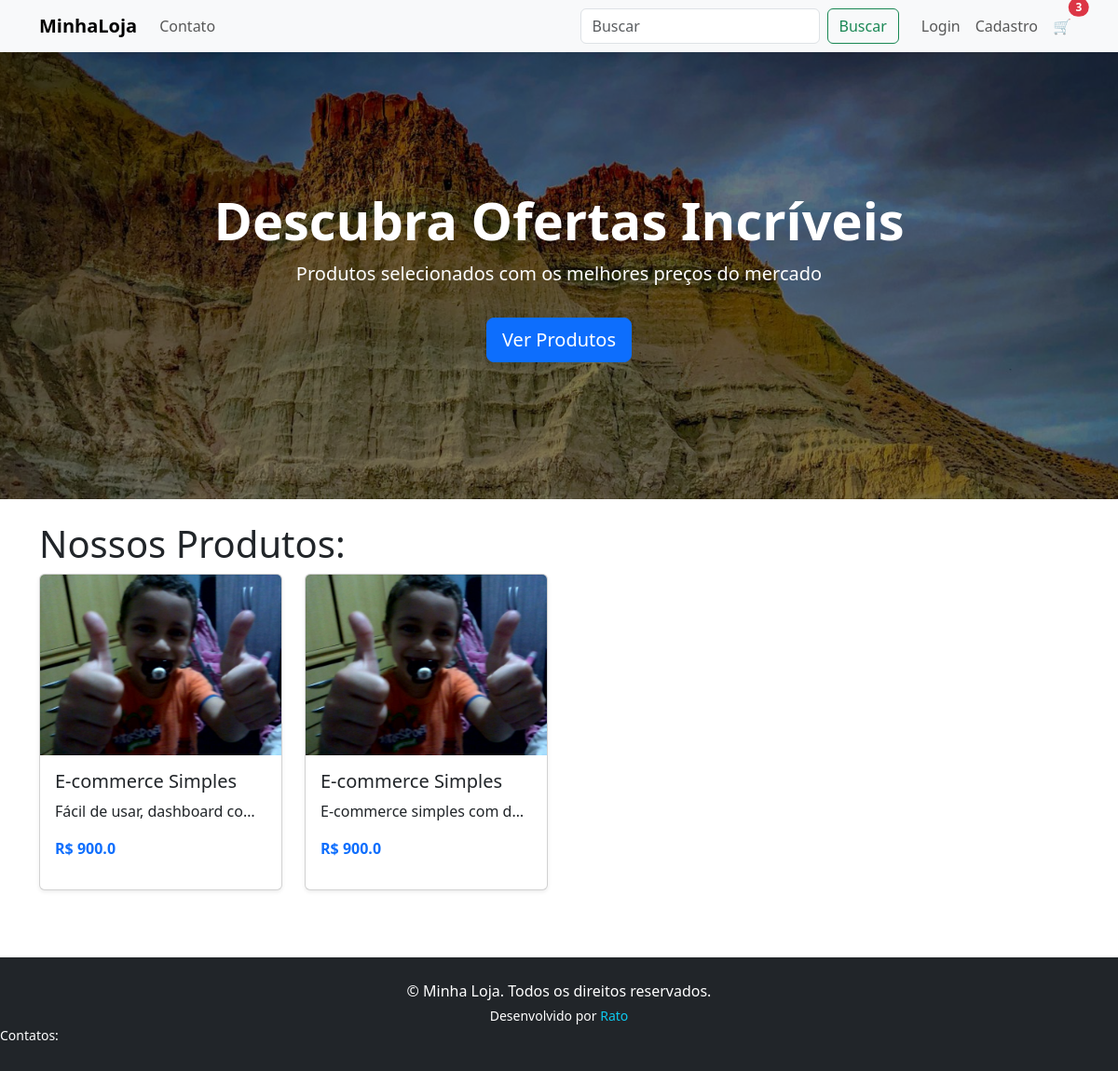
Before: / with the older database file.
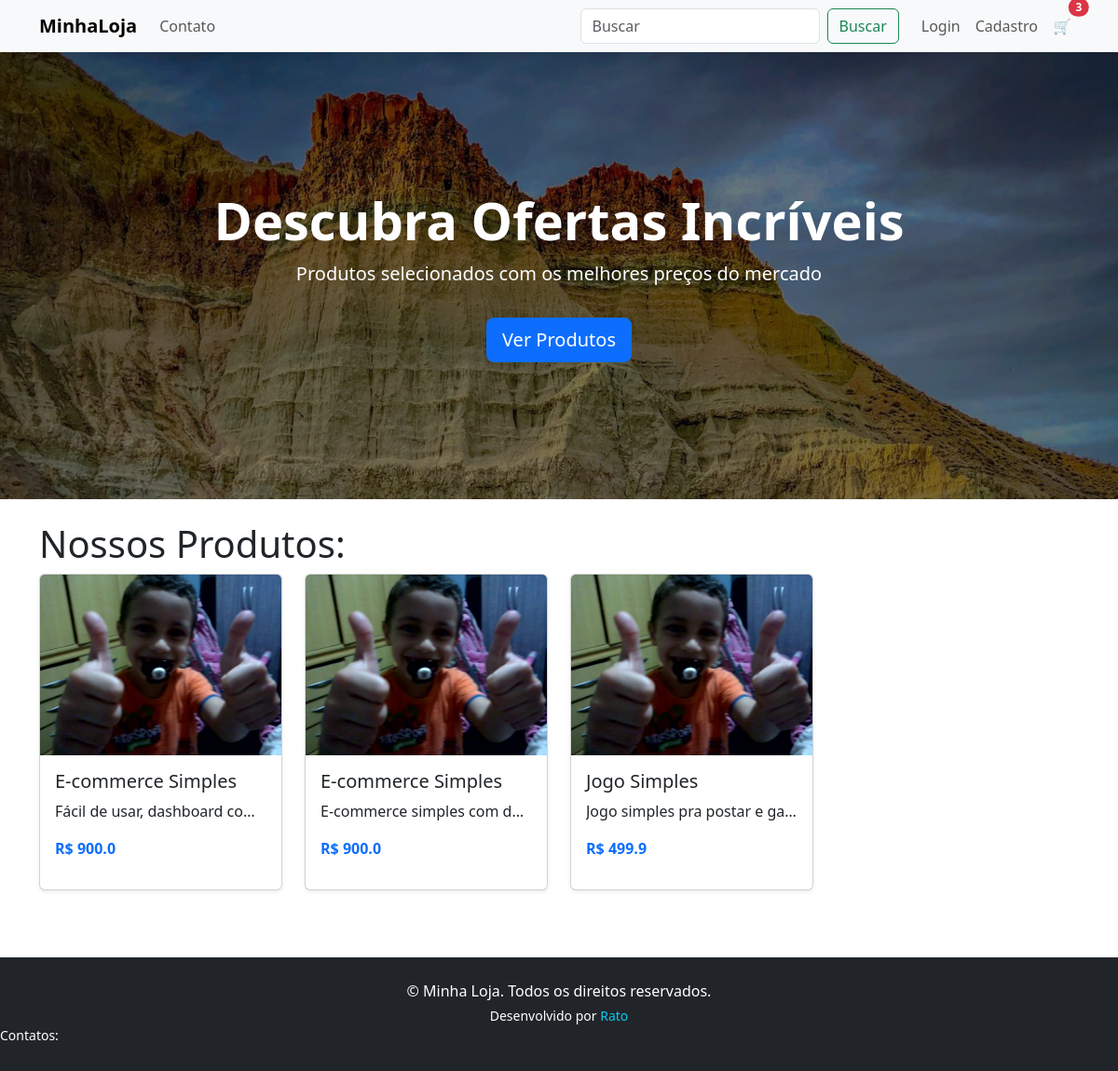
After: the same page with the newer database file.
### Application/models.py (models this page shows, shortened)
class Product(models.Model):
    id = models.AutoField(primary_key=True)
    name = models.CharField(max_length=50)
    sku = models.CharField(max_length=50, unique=True)
    price = models.FloatField()
    image = models.ImageField(upload_to=product_main_path)
    description = models.TextField(blank=True)

### Application/views.py (the view)
# urls.py: path('', views.home, name='home'),
def home(request):
    products = Product.objects.all()
    return render(request, 'App/home.html', context={'products': products})

### Application/templates/App/home.html (shortened to what this page needs)
{% extends 'App/layout.html' %}
{% load static %}
{% block head %}
    <link rel="stylesheet" href="{% static 'App/css/home.css' %}">
{% endblock head %}
{% block content %}
    <section class="main-banner">
        <div class="main-banner-content">
        <h1 class="display-4 fw-bold">Descubra Ofertas Incríveis</h1>
        <p class="lead">Produtos selecionados com os melhores preços do mercado</p>
        <a href="#" class="btn btn-primary btn-lg mt-3">Ver Produtos</a>
        </div>
    </section>
    <section class="container py-4">
        <h1>Nossos Produtos:</h1>
        <div class="row g-4">
            {% for product in products %}
                <article class="col-12 col-sm-6 col-md-4 col-lg-3">
                <div class="card h-100 shadow-sm position-relative product-card">
                    <img src="{{ product.image.url }}" class="card-img-top" alt="{{ product.name }}">
                    <div class="card-body d-flex flex-column">
                    <h3 class="card-title h5">{{ product.name }}</h3>
                    <p class="card-text text-truncate">{{ product.description }}</p>
                    <p class="fw-bold text-primary">R$ {{ product.price }}</p>
                    </div>
                </div>
                </article>
            {% endfor %}
        </div>
    </section>
{% endblock content %}

### Application/templates/App/layout.html (shortened to what this page needs)
<!DOCTYPE html>
<html lang="en">
<head>
    <link href="https://cdn.jsdelivr.net/npm/bootstrap@5.3.3/dist/css/bootstrap.min.css" rel="stylesheet">
    {% block head %} {% endblock head %}
</head>
<body>
    <nav class="navbar navbar-expand-lg navbar-light bg-light shadow-sm">
        <div class="container">
            <a class="navbar-brand fw-bold" href="{% url 'App:home' %}">MinhaLoja</a>
            <div class="collapse navbar-collapse" id="navbarContent">
                <ul class="navbar-nav me-auto mb-2 mb-lg-0">
                    <li class="nav-item">
                        <a class="nav-link" href="#">Contato</a>
                    </li>
                </ul>
                <form class="d-flex me-3" role="search">
                    <input class="form-control me-2" type="search" placeholder="Buscar" aria-label="Buscar">
                    <button class="btn btn-outline-success" type="submit">Buscar</button>
                </form>
                <ul class="navbar-nav mb-2 mb-lg-0">
                    {% if user.is_authenticated %}
                        <li class="nav-item">
                            <a class="nav-link" href="{% url 'App:logout' %}">Logout</a>
                        </li>
                    {% else %}
                        <li class="nav-item">
                            <a class="nav-link" href="{% url 'App:login' %}">Login</a>
                        </li>
                        <li class="nav-item">
                            <a class="nav-link" href="{% url 'App:register' %}">Cadastro</a>
                        </li>
                    {% endif %}
                    <li class="nav-item">
                        <a class="nav-link position-relative" href="{% url 'App:cart_detail' %}">
                            🛒
                            <span
                                class="position-absolute top-0 start-100 translate-middle badge rounded-pill bg-danger">
                                3
                            </span>
                        </a>
                    </li>
                </ul>
            </div>
        </div>
    </nav>
    {% block content %}
    {% endblock content %}
    <footer class="bg-dark text-white mt-5 py-4">
        <div class="container text-center">
            <p class="mb-1">&copy; {{ now|date:"Y" }} Minha Loja. Todos os direitos reservados.</p>
            <p class="small mb-0">
                Desenvolvido por <a href="https://github.com/Rato7/" target="_blank" class="text-info text-decoration-none">Rato</a>
            </p>
        </div>
        <p class="small mb-1">Contatos:</p>
    </footer>
</body>
</html>

### Application/static/App/css/home.css (style rules this page uses)
.main-banner { background-image: url('/static/App/images/hero.jpg'); background-size: cover; background-position: center; height: 60vh; color: white; display: flex; align-items: center; justify-content: center; text-align: center; position: relative; }
.main-banner::before { content: ''; position: absolute; top: 0; left: 0; width: 100%; height: 100%; background-color: rgba(0, 0, 0, 0.5); z-index: 1; }
.main-banner-content { z-index: 2; }
.product-card { transition: transform 0.3s ease, box-shadow 0.3s ease; }

Changed rows visible on the page:
added Product: image (picture), name "Jogo Simples", description "Jogo simples pra postar e ga…", price "499.9"
